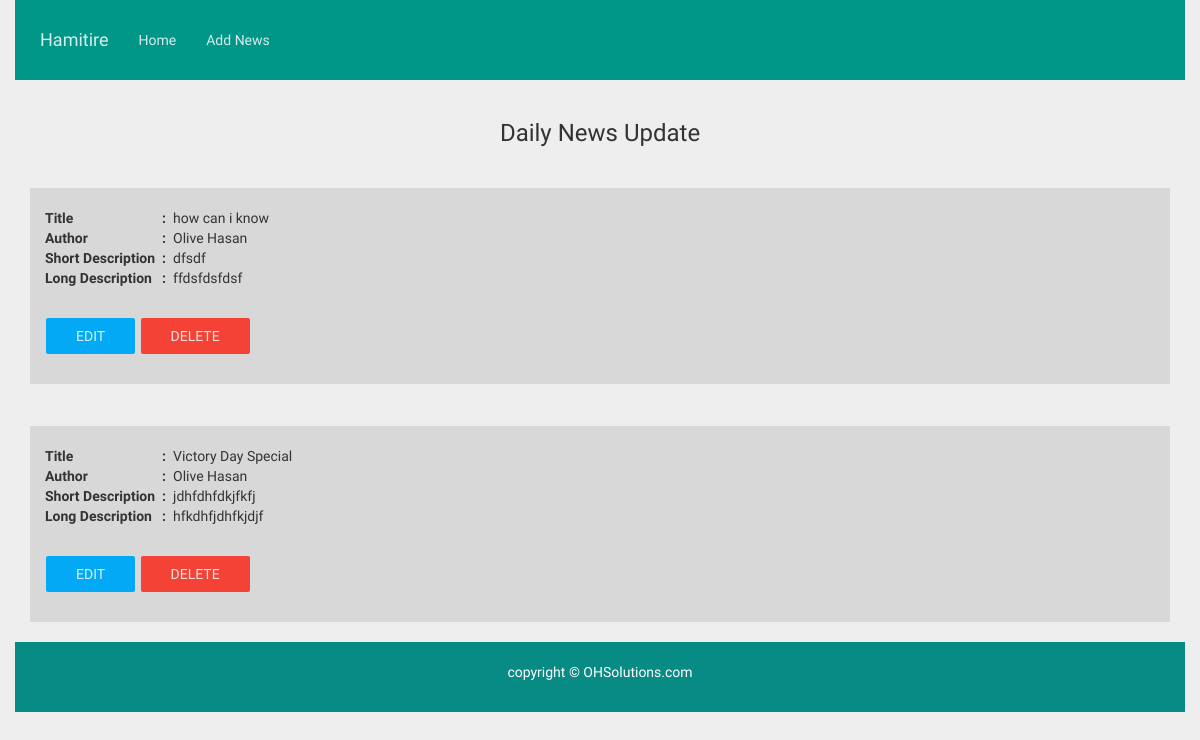
The page / on the database its author committed.
### tables this page shows
CREATE TABLE `tbl_news` (
  `news_id` int(11) NOT NULL,
  `news_title` varchar(255) NOT NULL,
  `author_name` varchar(255) NOT NULL,
  `news_short_description` text NOT NULL,
  `news_long_description` text NOT NULL,
  `created_at` timestamp NOT NULL DEFAULT CURRENT_TIMESTAMP ON UPDATE CURRENT_TIMESTAMP
);

### functions.php (called while the page is built, shortened)
<?php
require_once 'db_connect.php';
function Select_all_news()
{
	global $conn;
	$sql = "SELECT *
			FROM tbl_news
			ORDER BY created_at
			DESC";
	if (mysqli_query($conn, $sql))
	{
		$result = mysqli_query($conn, $sql);
		return $result;
	}
	else
	{
		die('Query Problem'.mysqli_error($conn));
	}
}
?>

### index.php (the view, shortened to what this page needs)
<?php
	require_once 'header.php';
	require_once 'functions.php';
	$query_result = Select_all_news();
?>
<div class="container-fluid">
	<div class="row">
		<div class="col-md-12">
		<h3 class="text-center">Daily News Update</h3>
<?php
	while ($row = mysqli_fetch_assoc($query_result))
	{
?>
		<hr>
		<div class="container-fluid" style="background-color:#D8D8D8;">
			<div class="row">
				<div class="col-sm-12">
				<br>
					<table>
						<tr>
							<th><b>Title</b></th>
							<th>&nbsp; : &nbsp;</th>
							<td><?=$row['news_title']?></td>
						</tr>
						<tr>
							<th><b>Author</b></th>
							<th>&nbsp; : &nbsp;</th>
							<td><?=$row['author_name']?></td>
						</tr>
						<tr>
							<th><b>Short Description</b></th>
							<th>&nbsp; : &nbsp;</th>
							<td><?=$row['news_short_description']?></td>
						</tr>
						<tr>
							<th><b>Long Description</b></th>
							<th>&nbsp; : &nbsp;</th>
							<td><?=$row['news_long_description']?></td>
						</tr>
					</table>
					<br>
					<a href="edit_news.php?id=<?=$row['news_id'];?>" class="btn btn-info">Edit</a>
					<a href="?status=delete&&id=<?=$row['news_id'];?>" class="btn btn-danger" onclick="return confirm('Are you sure?')">Delete</a>
				</div>
			</div>
			<br>
		</div>
<?php
	}
?>
		<br>
		</div>
	</div>
</div>
<?php
	require_once 'footer.php';
?>

### header.php (shortened to what this page needs)
<!DOCTYPE html>
<html>
<head>
		<link href="css/bootstrap.min.css" rel="stylesheet">
		<link rel="stylesheet" href="css/roboto.min.css">
		<link rel="stylesheet" href="css/material.min.css">
		<link rel="stylesheet" href="css/ripples.min.css">
		<link href="css/font-awesome.css" rel="stylesheet">
		<link href="css/font-awesome.min.css" rel="stylesheet">
</head>
<body>
<div class="container-fluid">
	<div class="row">
		<div class="col-md-12">
			<nav class="navbar navbar-primary" role="navigation" style="padding:10px;">
				<div class="navbar-header">
					 <a class="navbar-brand" href="#">Hamitire</a>
				</div>
				<div class="collapse navbar-collapse" id="bs-example-navbar-collapse-1">
					<ul class="nav navbar-nav">
						<li>
							<a href="index.php">Home</a>
						</li>
						<li>
							<a href="add_news.php">Add News</a>
						</li>
					</ul>
				</div>
			</nav>

### footer.php
<div style="background-color:#088A85; padding:20px;">
	<footer>
		<p class="text-center" style="color:white;">copyright &copy OHSolutions.com</p>
	</footer>
</div>
		</div>
	</div>
</div>

### rows shown on the page
tbl_news: news_title "how can i know", author_name "Olive Hasan", news_short_description "dfsdf", news_long_description "ffdsfdsfdsf"
tbl_news: news_title "Victory Day Special", author_name "Olive Hasan", news_short_description "jdhfdhfdkjfkfj", news_long_description "hfkdhfjdhfkjdjf"
